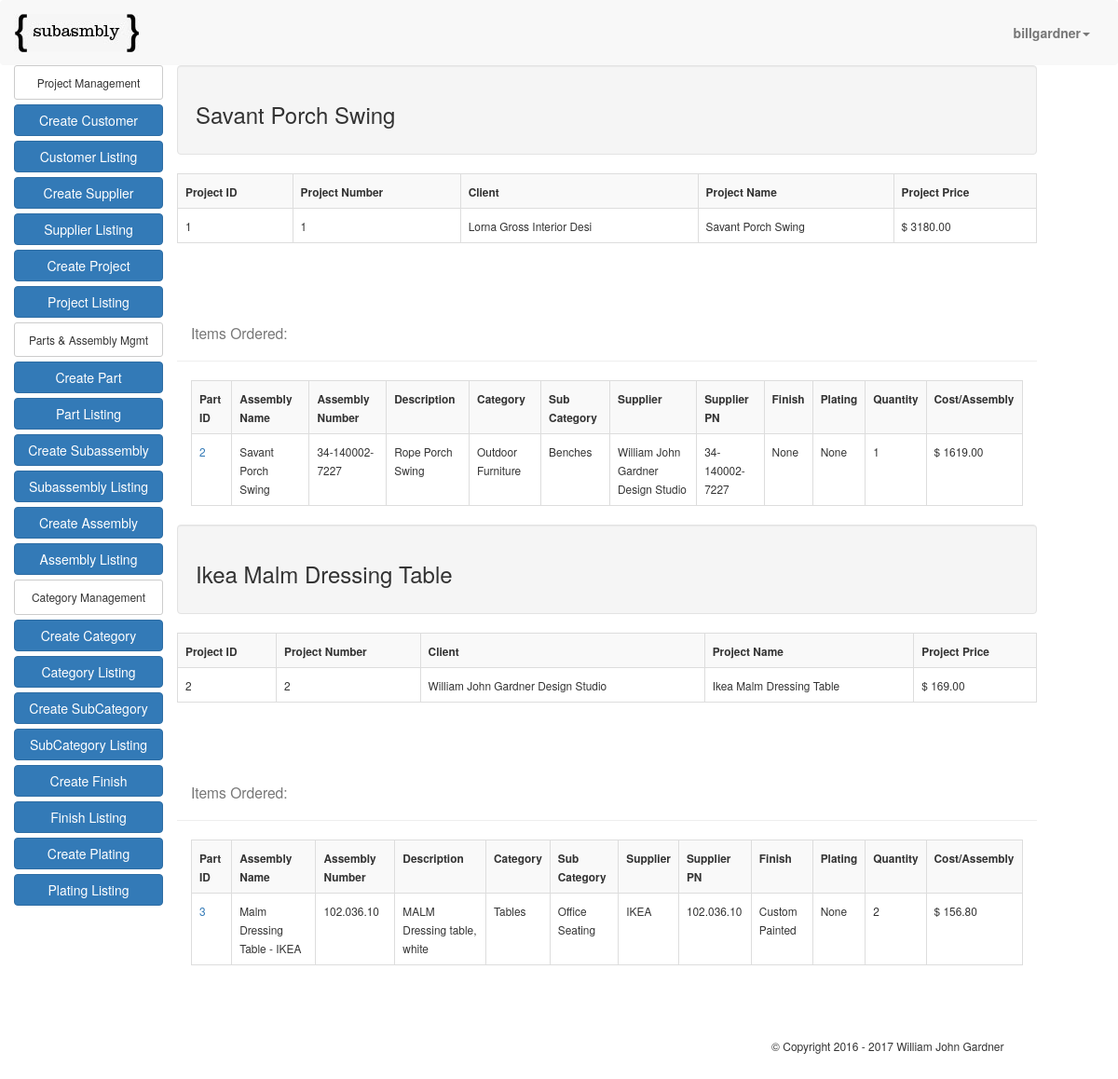
/project_list/ (signed in), run on the app's committed database.
### app/models.py (models this page shows, shortened)
class Project(models.Model):
    user = models.ForeignKey("auth.User")
    project_number = models.AutoField(primary_key=True)
    client = models.ForeignKey('app.Customer')
    project_name = models.CharField(max_length=50)
    price_per_project = models.DecimalField(max_digits=10, decimal_places=2, null=True, blank=True)
    shipping_address = models.TextField(null=True, blank=True)
    shipping_terms = models.ForeignKey(ShippingTerms, null=True, blank=True)
    expected_delivery = models.DateField(null=True, blank=True)

class Customer(models.Model):
    user = models.ForeignKey("auth.User", null=True, blank=True)
    first_name = models.CharField(max_length=50, null=True, blank=True)
    last_name = models.CharField(max_length=50, null=True, blank=True)
    title = models.CharField(max_length=30, null=True, blank=True)
    company_name = models.CharField(max_length=25, blank=True)
    phone_number = models.IntegerField(null=True, blank=True)
    email_address = models.CharField(max_length=60, null=True, blank=True)
    twitter_account = models.CharField(max_length=25, null=True, blank=True)
    web_address = models.URLField(null=True, blank=True)
    street_address = models.CharField(max_length=50, null=True, blank=True)
    city = models.CharField(max_length=50, null=True, blank=True)
    state = models.CharField(max_length=2, null=True, blank=True)
    zip_code = models.IntegerField(null=True, blank=True)
    country = models.CharField(max_length=25, null=True, blank=True)
    def __str__(self):
        return self.company_name

class ProjectQuantity(models.Model):
    assembly = models.ForeignKey('app.Assembly', null=True, blank=True)
    quantity = models.IntegerField()
    price_per_assembly = models.DecimalField(max_digits=10, decimal_places=2, null=True, blank=True)
    project = models.ForeignKey('app.Project', null=True, blank=True)

class Assembly(models.Model):
    user = models.ForeignKey("auth.User")
    assembly_name = models.CharField(max_length=50)
    assembly_part_number = models.CharField(max_length=50, null=True, blank=True)
    description = models.CharField(max_length=50, null=True, blank=True)
    category = models.ForeignKey(Category, null=True, blank=True)
    sub_category = models.ForeignKey(SubCategory, null=True, blank=True)
    supplier = models.ForeignKey('app.Supplier', null=True, blank=True)
    supplier_pn = models.CharField(max_length=50, null=True, blank=True)
    finish = models.ForeignKey('app.FinishTable', null=True, blank=True)
    plating = models.ForeignKey('app.PlatingTable', null=True, blank=True)
    assembly_cost = models.DecimalField(max_digits=10, decimal_places=2, null=True, blank=True)
    notes = models.TextField(null=True, blank=True)
    cad_file = models.FileField(upload_to="cad_files", null=True, blank=True)
    image = models.ImageField(upload_to="image_files", null=True, blank=True, verbose_name="Part Image")
    @property
    def cost(self):
        cost = 0
        for assembly_quantity in self.assemblyquantity_set.all():
            cost += assembly_quantity.cost
            subassembly = assembly_quantity.subassembly
            if subassembly:
                cost += subassembly.cost * assembly_quantity.quantity
        return cost

class Category(models.Model):
    user = models.ForeignKey("auth.User")
    category = models.CharField(max_length=30)
    def __str__(self):
        return self.category

class SubCategory(models.Model):
    user = models.ForeignKey("auth.User")
    category = models.ForeignKey(Category)
    subcategory = models.CharField(max_length=30)
    def __str__(self):
        return self.subcategory

class Supplier(models.Model):
    user = models.ForeignKey("auth.User", null=True, blank=True)
    first_name = models.CharField(max_length=50, null=True, blank=True)
    last_name = models.CharField(max_length=50, null=True, blank=True)
    title = models.CharField(max_length=30)
    company_name = models.CharField(max_length=25, null=True, blank=True)
    phone_number = models.IntegerField(null=True, blank=True)
    email_address = models.CharField(max_length=60, null=True, blank=True)
    twitter_account = models.CharField(max_length=25, null=True, blank=True)
    web_address = models.URLField(null=True, blank=True)
    street_address = models.CharField(max_length=50, null=True, blank=True)
    city = models.CharField(max_length=50, null=True, blank=True)
    state = models.CharField(max_length=2, null=True, blank=True)
    zip_code = models.IntegerField(null=True, blank=True)
    country = models.CharField(max_length=25, null=True, blank=True)
    def __str__(self):
        return self.company_name

class AssemblyQuantity(models.Model):
    part = models.ForeignKey(Part, null=True, blank=True)
    subassembly = models.ForeignKey('app.SubAssembly', null=True, blank=True)
    quantity = models.IntegerField()
    assembly = models.ForeignKey('app.Assembly', null=True, blank=True)
    @property
    def cost(self):
        if not self.part:
            return 0
        cost = self.part.unit_cost * self.quantity
        return cost

class Part(models.Model):
    user = models.ForeignKey("auth.User")
    part_name = models.CharField(max_length=50)
    part_number = models.CharField(max_length=50, null=True, blank=True)
    description = models.CharField(max_length=50, null=True, blank=True)
    category = models.ForeignKey(Category)
    sub_category = models.ForeignKey(SubCategory)
    manufacturer = models.ForeignKey('app.Supplier', null=True, blank=True)
    manufacturer_pn = models.CharField(max_length=50, null=True, blank=True)
    dimensions = models.CharField(max_length=50, null=True, blank=True)
    finish = models.ForeignKey('app.FinishTable', null=True, blank=True)
    plating = models.ForeignKey('app.PlatingTable', null=True, blank=True)
    uom = models.CharField(max_length=15, null=True, blank=True)
    unit_cost = models.DecimalField(max_digits=10, decimal_places=2)
    part_url = models.URLField(null=True, blank=True)
    notes = models.TextField(null=True, blank=True)
    cad_file = models.FileField(upload_to="cad_files", null=True, blank=True)
    image = models.ImageField(upload_to="image_files", null=True, blank=True, verbose_name="Part Image")

class FinishTable(models.Model):
    user = models.ForeignKey("auth.User")
    finish = models.CharField(max_length=50)
    description = models.TextField(null=True, blank=True)
    source = models.ForeignKey(Supplier, null=True, blank=True)
    image = models.ImageField(upload_to="image_files", null=True, blank=True, verbose_name="Part Image")
    def __str__(self):
        return self.finish

class SubAssembly(models.Model):
    user = models.ForeignKey("auth.User")
    sub_assembly_name = models.CharField(max_length=50)
    sub_assembly_number = models.CharField(max_length=50, null=True, blank=True)
    description = models.CharField(max_length=50, null=True, blank=True)
    category = models.ForeignKey(Category, null=True, blank=True)
    sub_category = models.ForeignKey(SubCategory, null=True, blank=True)
    mfg_supplier = models.ForeignKey('app.Supplier', null=True, blank=True)
    mfg_supplier_pn = models.CharField(max_length=50, null=True, blank=True)
    finish = models.ForeignKey('app.FinishTable', null=True, blank=True)
    plating = models.ForeignKey('app.PlatingTable', null=True, blank=True)
    subassembly_cost = models.DecimalField(max_digits=10, decimal_places=2, null=True, blank=True)
    notes = models.TextField(null=True, blank=True)
    cad_file = models.FileField(upload_to="cad_files", null=True, blank=True)
    image = models.ImageField(upload_to="image_files", null=True, blank=True, verbose_name="Part Image")
    @property
    def cost(self):
        cost = 0
        for subassemblyquantity in self.subassemblyquantity_set.all():
            cost += subassemblyquantity.cost
        return cost

class SubAssemblyQuantity(models.Model):
    part = models.ForeignKey(Part)
    quantity = models.IntegerField()
    assembly = models.ForeignKey('app.SubAssembly')
    @property
    def cost(self):
        cost = self.part.unit_cost * self.quantity
        return cost

### app/views.py (the view)
# urls.py: url(r'^project_list/$', login_required(ProjectListView.as_view()), name="project_list_view"),
class ProjectListView(ListView):
    model = Project
    def get_queryset(self):
        return Project.objects.filter(user=self.request.user)

### templates/app/project_list.html
{% extends "bom.html" %}
{% block content %}
{% for object in object_list %}
<div class="row">
  <div class="col-md-12 well">
    <h3>{{object.project_name}}</h3>
  </div>
    <table class="table table-striped table-bordered table-hover">
      <tr>
        <th><small>Project ID</small></th>
        <th><small>Project Number</small></th>
        <th><small>Client</small></th>
        <th><small>Project Name</small></th>
        <th><small>Project Price</small></th>
      </tr>
      <tr>
        <td><small>{{object.pk}}</small></td>
        <td><small>{{object.project_number}}</small></td>
        <td><small>{{object.client}}</small></td>
        <td><small>{{object.project_name}}</small></td>
        <td><small>$ {{object.price_per_project}}</small></td>
      </tr>
    </table>
    </div>
  <div class="row">
    <div class="col-md-12 page-header">
      <h3><small>Items Ordered:</small></h3>
    </div>
  </div>
  <div>
  <table class="table table-striped table-bordered table-hover">
    <tr>
      <th><small>Part ID</small></th>
      <th><small>Assembly Name</small></th>
      <th><small>Assembly Number</small></th>
      <th><small>Description</small></th>
      <th><small>Category</small></th>
      <th><small>Sub Category</small></th>
      <th><small>Supplier</small></th>
      <th><small>Supplier PN</small></th>
      <th><small>Finish</small></th>
      <th><small>Plating</small></th>
      <th><small>Quantity</small></th>
      <th><small>Cost/Assembly</small></th>
    </tr>
    {% for assembly in object.projectquantity_set.all %}
    <tr>
      <td><a href="{% url 'assembly_detail_view' assembly.assembly.pk %}"><small>{{assembly.assembly.pk}}</small></a></td>
      <td><small>{{assembly.assembly.assembly_name}}</small></td>
      <td><small>{{assembly.assembly.assembly_part_number}}</small></td>
      <td><small>{{assembly.assembly.description}}</small></td>
      <td><small>{{assembly.assembly.category}}</small></td>
      <td><small>{{assembly.assembly.sub_category}}</small></td>
      <td><small>{{assembly.assembly.supplier}}</small></td>
      <td><small>{{assembly.assembly.supplier_pn}}</small></td>
      <td><small>{{assembly.assembly.finish}}</small></td>
      <td><small>{{assembly.assembly.plating}}</small></td>
      <td><small>{{assembly.quantity}}</small></td>
      <td><small>$ {{assembly.assembly.cost}}</small></td>
    </tr>
    {% endfor %}
  </table>
</div>
{% endfor %}
{% endblock %}

### templates/bom.html (shortened to what this page needs)
{% load staticfiles %}
{% load bootstrap %}
<!DOCTYPE html>
<html>
  <head>
    <link rel="stylesheet" href="{% static "app/css/bootstrap.css" %}" media="screen" charset="utf-8">
    <link rel="stylesheet" href="{% static "app/css/main.css" %}" media="screen" charset="utf-8">
  </head>
  <body>
    <nav class="navbar navbar-default">
      <div class="container-fluid">
        <div class="navbar-header">
          <a class="navbar-brand" href="/"><img id="logo-sm" src="{% static 'app/images/logo_sm.jpg' %}" alt="Subasmbly"/></a>
        </div>
        <div class="collapse navbar-collapse" id="bs-example-navbar-collapse-1">
          <ul id="menu" class="nav navbar-nav navbar-right">
            <li class="dropdown">
              <a href="#" class="dropdown-toggle" data-toggle="dropdown" role="button" aria-haspopup="true" aria-expanded="false"><strong>{{request.user}}</strong><span class="caret"></span></a>
            </li>
          </ul>
        </div>
      </div>
    </nav>
<div class="row">
    <div id="sidenav" class="col-md-2">
      <div class="btn btn-default btn-xs btn-block"><h6>Project Management</h6></div>
      <a href="{% url 'create_customer_view' %}" type="button" class="btn btn-primary btn-block">Create Customer</a>
      <a href="{% url 'customer_list_view' %}" type="button" class="btn btn-primary btn-block">Customer Listing</a>
      <a href="{% url 'create_supplier_view' %}" type="button" class="btn btn-primary btn-block">Create Supplier</a>
      <a href="{% url 'supplier_list_view' %}" type="button" class="btn btn-primary btn-block">Supplier Listing</a>
      <a href="{% url 'create_project_view' %}" type="button" class="btn btn-primary btn-block">Create Project</a>
      <a href="{% url 'project_list_view' %}" type="button" class="btn btn-primary btn-block">Project Listing</a>
      <div class="btn btn-default btn-xs btn-block"><h6>Parts & Assembly Mgmt</h6></div>
      <a href="{% url 'create_part_view' %}" type="button" class="btn btn-primary btn-block">Create Part</a>
      <a href="{% url 'part_list_view' %}" type="button" class="btn btn-primary btn-block">Part Listing</a>
      <a href="{% url 'create_subassembly_view' %}" type="button" class="btn btn-primary btn-block">Create Subassembly</a>
      <a href="{% url 'subassembly_list_view' %}" type="button" class="btn btn-primary btn-block">Subassembly Listing</a>
      <a href="{% url 'create_assembly_view' %}" type="button" class="btn btn-primary btn-block">Create Assembly</a>
      <a href="{% url 'assembly_list_view' %}" type="button" class="btn btn-primary btn-block">Assembly Listing</a>
      <div class="btn btn-default btn-xs btn-block"><h6>Category Management</h6></div>
      <a href="{% url 'create_category_view' %}" type="button" class="btn btn-primary btn-block">Create Category</a>
      <a href="{% url 'category_list_view' %}" type="button" class="btn btn-primary btn-block">Category Listing</a>
      <a href="{% url 'create_subcategory_view' %}" type="button" class="btn btn-primary btn-block">Create SubCategory</a>
      <a href="{% url 'subcategory_list_view' %}" type="button" class="btn btn-primary btn-block">SubCategory Listing</a>
      <a href="{% url 'create_finish_view' %}" type="button" class="btn btn-primary btn-block">Create Finish</a>
      <a href="{% url 'finish_list_view' %}" type="button" class="btn btn-primary btn-block">Finish Listing</a>
      <a href="{% url 'create_plating_view' %}" type="button" class="btn btn-primary btn-block">Create Plating</a>
      <a href="{% url 'plating_list_view' %}" type="button" class="btn btn-primary btn-block">Plating Listing</a>
      <br>
      <br>
      <br>
    </div>
    <div class="col-md-9">
      {% block content %}{% endblock %}
      <footer>
        <h6><div style="float:right;">  &copy; Copyright 2016 -
           William John Gardner</div><h6>
      </footer>
    </div>
</body>
</html>

### app/static/app/css/main.css (style rules this page uses)
.navbar { position: relative; min-height: 0px !important; margin-bottom: 0px !important; border: 0px solid transparent; }
#sidenav { padding-left: 30px; }
nav { padding-bottom: 10px; }
#menu { padding-top: 10px; }
footer { padding: 50px 20px; }

### data on the page
Project: project_name "Savant Porch Swing", pk "1", project_number "1", client "Lorna Gross Interior Desi", price_per_project "3180.00"
ProjectQuantity: assembly.pk "2", assembly.assembly_name "Savant Porch Swing", assembly.assembly_part_number "34-140002-7227", assembly.description "Rope Porch Swing", assembly.category "Outdoor Furniture", assembly.sub_category "Benches", assembly.supplier "William John Gardner Design Studio", assembly.supplier_pn "34-140002-7227", assembly.finish "None", assembly.plating "None", quantity "1", assembly.cost "1619.00"
Project: project_name "Ikea Malm Dressing Table", pk "2", project_number "2", client "William John Gardner Design Studio", price_per_project "169.00"
ProjectQuantity: assembly.pk "3", assembly.assembly_name "Malm Dressing Table - IKEA", assembly.assembly_part_number "102.036.10", assembly.description "MALM Dressing table, white", assembly.category "Tables", assembly.sub_category "Office Seating", assembly.supplier "IKEA", assembly.supplier_pn "102.036.10", assembly.finish "Custom Painted", assembly.plating "None", quantity "2", assembly.cost "156.80"

### other printed values
{{ request.user }} "billgardner"
